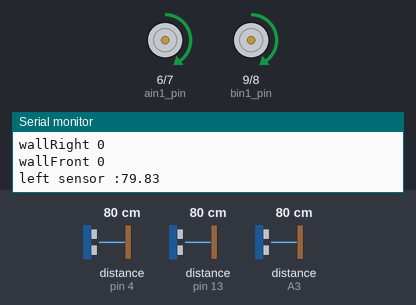
The sketch below on a simulated Arduino Mega 2560, built with avr-gcc and run on an emulated ATmega2560. Parts: motor-driver pin pairs drawn as motors (green arrow = first pin HIGH = forward, orange = second pin HIGH = backward, longer = more drive, scaled by the enable pin), the last lines printed to the serial monitor. Wiring (inferred from the names in the program): 3 × ultrasonic range finder: trigger pin 5, echo pin 4 / trigger pin 12, echo pin 13 / trigger A2, echo A3. The test bench sets the inputs (shaded band); at power-on: distance to the obstacle (sensors on pin 13, pin 4, A3) 80 cm. The echo pulse lasts 58.3 µs per cm. At 1.6 s the program stops and its outputs stay as they are.

Above: at 1.2 s.
1.3 s: distance to the obstacle (sensor on pin 13) set to 2 cm
At 1.51 s:
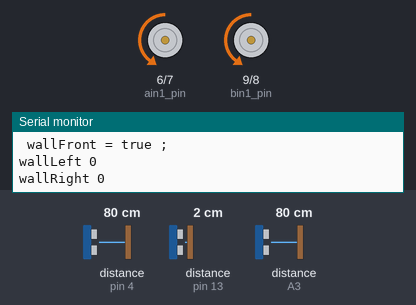
At 2.1 s:
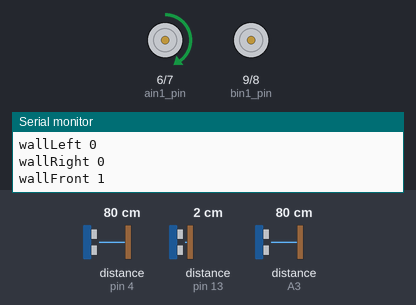
Timing chart, 0 to 3.1 s (numbered marks = the images above; inputs shaded):
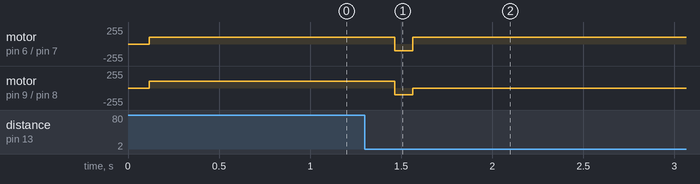

Measured:
- after the input at 1.3 s, motor on pin 6 (ain1_pin) / pin 7 (ain2_pin): forward 100/255 → backward 100/255 after 0.16 s, → forward 100/255 0.10 s later; motor on pin 9 (bin1_pin) / pin 8 (bin2_pin): forward 100/255 → backward 100/255 after 0.16 s, → stopped 0.10 s later

The sketch:

newEncoderSensor.ino
```cpp
// Parameters
const int drive_distance = 1000;   // cm
const int motor_power = 150;      // 0-255
const int motor_offset = 5;       // Diff. when driving straight
const int wheel_d = 66;           // Wheel diameter (mm)
const float wheel_c = PI * wheel_d; // Wheel circumference (mm)
const int counts_per_rev = 960;   // (4 pairs N-S) * (48:1 gearbox) * (2 falling/rising edges) = 384

// Pins
const int enc_l_pin = A1;          // Motor A
const int enc_r_pin = A0;          // Motor B
const int pwma_pin = 10;//right
const int ain1_pin = 6;
const int ain2_pin = 7;
const int pwmb_pin = 11;//left
const int bin1_pin = 9;
const int bin2_pin = 8;


//sensor
int trigPinL =A2;
int echoPinL = A3;
int trigPinF = 12;
int echoPinF = 13;
int trigPinR = 5;
int echoPinR = 4;
//
boolean wallFront ;
boolean wallLeft ;
boolean wallRight ;
int wall_threshold = 20;
float leftSensor, rightSensor, frontSensor;
// Globals
volatile unsigned long enc_l = 0;
volatile unsigned long enc_r = 0;

void setup() {

  // Debug
  Serial.begin(9600);

  // Set up pins
  pinMode(enc_l_pin, INPUT_PULLUP);
  pinMode(enc_r_pin, INPUT_PULLUP);
  pinMode(pwma_pin, OUTPUT);
  pinMode(ain1_pin, OUTPUT);
  pinMode(ain2_pin, OUTPUT);
  pinMode(pwmb_pin, OUTPUT);
  pinMode(bin1_pin, OUTPUT);
  pinMode(bin2_pin, OUTPUT);
  //sensor
 pinMode(trigPinF, OUTPUT);
  pinMode(echoPinF, INPUT);
  pinMode(trigPinL, OUTPUT);
  pinMode(echoPinL, INPUT);
  pinMode(trigPinR, OUTPUT);
  pinMode(echoPinR, INPUT);
  // Set up interrupts
  attachInterrupt(digitalPinToInterrupt(enc_l_pin), countLeft, CHANGE);
  attachInterrupt(digitalPinToInterrupt(enc_r_pin), countRight, CHANGE);

  Serial.println(enc_l);
  Serial.println(enc_r);
  // Drive straight
  //delay(1000);
//  enableMotors(true);

}

void loop() {

  driveStraight(drive_distance, motor_power);

}

void driveStraight(float dist, int power) {
  unsigned long num_ticks_l;
  unsigned long num_ticks_r;

  // Set initial motor power
  int power_l = motor_power;
  int power_r = motor_power;

  // Used to determine which way to turn to adjust
  unsigned long diff_l;
  unsigned long diff_r;

  // Reset encoder counts
  enc_l = 0;
  enc_r = 0;

  // Remember previous encoder counts
  unsigned long enc_l_prev = enc_l;
  unsigned long enc_r_prev = enc_r;

  // Calculate target number of ticks
  float num_rev = (dist * 10) / wheel_c;  // Convert to mm
  unsigned long target_count = num_rev * counts_per_rev;

  // Debug
  //Serial.print("Driving for ");
  //Serial.print(dist);
 // Serial.print(" cm (");
  //Serial.print(target_count);
//  Serial.print(" ticks) at ");
//  Serial.print(power);
//  Serial.println(" motor power");

  // Drive until one of the encoders reaches desired count
  while ( (enc_l < target_count) && (enc_r < target_count) ) {
    ReadSensors();
    walls();
    Serial.print("wallLeft ");
    Serial.println(wallLeft);
    Serial.print("wallRight ");

    Serial.println(wallRight);
    Serial.print("wallFront ");
    Serial.println(wallFront);

    if(!wallFront){
    // Sample number of encoder ticks
    num_ticks_l = enc_l;
    num_ticks_r = enc_r;

    // Print out current number of ticks
//    Serial.print(num_ticks_l);
//    Serial.print("\t");
//    Serial.println(num_ticks_r);

    // Drive
    drive(power_l, power_r);

    // Number of ticks counted since last time
    diff_l = num_ticks_l - enc_l_prev;
    diff_r = num_ticks_r - enc_r_prev;

    // Store current tick counter for next time
    enc_l_prev = num_ticks_l;
    enc_r_prev = num_ticks_r;

    // If left is faster, slow it down and speed up right
    if ( diff_l > diff_r ) {
      power_l -= motor_offset;
      power_r += motor_offset;
    }

    // If right is faster, slow it down and speed up left
    if ( diff_l < diff_r ) {
      power_l += motor_offset;
      power_r -= motor_offset;
    }

    // Brief pause to let motors respond
   // delay(20);
  }else if(!wallLeft){

      digitalWrite(ain1_pin, LOW); //left 90 degree
    digitalWrite(ain2_pin, HIGH);
    digitalWrite(bin1_pin, LOW);
    digitalWrite(bin2_pin, HIGH);
    analogWrite(pwma_pin, 100);
  analogWrite(pwmb_pin, 100);
    delay(100);
      int l=enc_l;
      while(((enc_l-l)) <  (int)(((32*PI/4)/wheel_c)*counts_per_rev)){
    digitalWrite(ain1_pin, HIGH);
    digitalWrite(ain2_pin, LOW);
    digitalWrite(bin1_pin, LOW); //left 90 degree
    digitalWrite(bin2_pin, LOW);

      }
      l=0;
 //   analogWrite(pwma_pin, 255);
//analogWrite(pwmb_pin, 50);
  Serial.println("left 90 degree ");
  //  delay(200);
  //  brake();
    //delay(10000);
  }
  else if (!wallRight){
      digitalWrite(ain1_pin, LOW); //back
    digitalWrite(ain2_pin, HIGH);
    digitalWrite(bin1_pin, LOW);
    digitalWrite(bin2_pin, HIGH);
    analogWrite(pwma_pin, 100);
  analogWrite(pwmb_pin, 100);
    delay(100);

    int r=enc_r;
      while(((enc_r-r)) <  (int)(1+((32*PI/4)/wheel_c)*counts_per_rev)){
    digitalWrite(ain1_pin, LOW); //right 90 degree
    digitalWrite(ain2_pin, LOW);
    digitalWrite(bin1_pin, HIGH);
    digitalWrite(bin2_pin, LOW);}
   // analogWrite(pwma_pin, 50);
 // analogWrite(pwmb_pin, 255);
    Serial.println("right 90 degree ");
    //delay(200);
  //  brake();
  r=0;
  }

  }

  // Brake
  brake();
}
void drive(int power_a, int power_b) {

  // Constrain power to between -255 and 255
  power_a = constrain(power_a, 0, 100);
  power_b = constrain(power_b, 0, 100);

  // Left motor direction
  if ( power_a < 0 ) {
    digitalWrite(ain1_pin, LOW);
    digitalWrite(ain2_pin, HIGH);
  } else {
    digitalWrite(ain1_pin, HIGH);
    digitalWrite(ain2_pin, LOW);
  }

  // Right motor direction
  if ( power_b < 0 ) {
    digitalWrite(bin1_pin, LOW);
    digitalWrite(bin2_pin, HIGH);
  } else {
    digitalWrite(bin1_pin, HIGH);
    digitalWrite(bin2_pin, LOW);
  }

  // Set speed
  analogWrite(pwma_pin, abs(power_a));
  analogWrite(pwmb_pin, abs(power_b));
}

void brake() {
  digitalWrite(ain1_pin, LOW);
  digitalWrite(ain2_pin, LOW);
  digitalWrite(bin1_pin, LOW);
  digitalWrite(bin2_pin, LOW);
  analogWrite(pwma_pin, 0);
  analogWrite(pwmb_pin, 0);
}

void countLeft() {
  enc_l++;
}

void countRight() {
  enc_r++;
}
//*****************************************************************************************************************************************
void ReadSensors() {
long duration;
  digitalWrite(trigPinL, LOW);  // Added this line
  delayMicroseconds(2); // Added this line
  digitalWrite(trigPinL, HIGH);
  delayMicroseconds(10); // Added this line
  digitalWrite(trigPinL, LOW);
  duration = pulseIn(echoPinL, HIGH);
  leftSensor = (duration/2) / 29.1;
  digitalWrite(trigPinF, LOW);  // Added this line
  delayMicroseconds(2); // Added this line
  digitalWrite(trigPinF, HIGH);
  delayMicroseconds(10); // Added this line
  digitalWrite(trigPinF, LOW);
  duration = pulseIn(echoPinF, HIGH);
  frontSensor = (duration/2) / 29.1;
  digitalWrite(trigPinR, LOW);  // Added this line
  delayMicroseconds(2); // Added this line
  digitalWrite(trigPinR, HIGH);
  delayMicroseconds(10); // Added this line
  digitalWrite(trigPinR, LOW);
  duration = pulseIn(echoPinR, HIGH);
  rightSensor = (duration/2) / 29.1;
}
//*****************************************************************************************************************************************
void walls() {
 // leftSensor-=2;
 // rightSensor-=2;
 // frontSensor-=2;
  if (  leftSensor < wall_threshold || (leftSensor >= 1000 && leftSensor < 1900) ) {
    Serial.print("left sensor :");
    Serial.println(leftSensor);
  Serial.println("wallLeft = true");
    wallLeft = true ;
  }
  else {
    Serial.print("left sensor :");
    Serial.println(leftSensor);
  Serial.println("wallLeft = false ;");
    wallLeft = false ;
  }
  if (  rightSensor < wall_threshold || (rightSensor >= 1000 && rightSensor <= 1900)) {
    Serial.print("right sensor :");
    Serial.println(rightSensor);
  Serial.println(" wallRight = true ;");
    wallRight = true ;
  }
  else {
    Serial.print("right sensor :");
    Serial.println(rightSensor);
    wallRight = false ;
  Serial.println("wallRight = false ;");
  } if (  frontSensor < wall_threshold || (frontSensor >= 1000 && frontSensor <1900) ) {
    Serial.print("front sensor :");
    Serial.println(frontSensor);
    wallFront = true ;
  Serial.println(" wallFront = true ;");
  }
  else {
    Serial.print("front sensor :");
    Serial.println(frontSensor);
    wallFront = false ;
  Serial.println("wallFront = false ;");
  }
}
```
